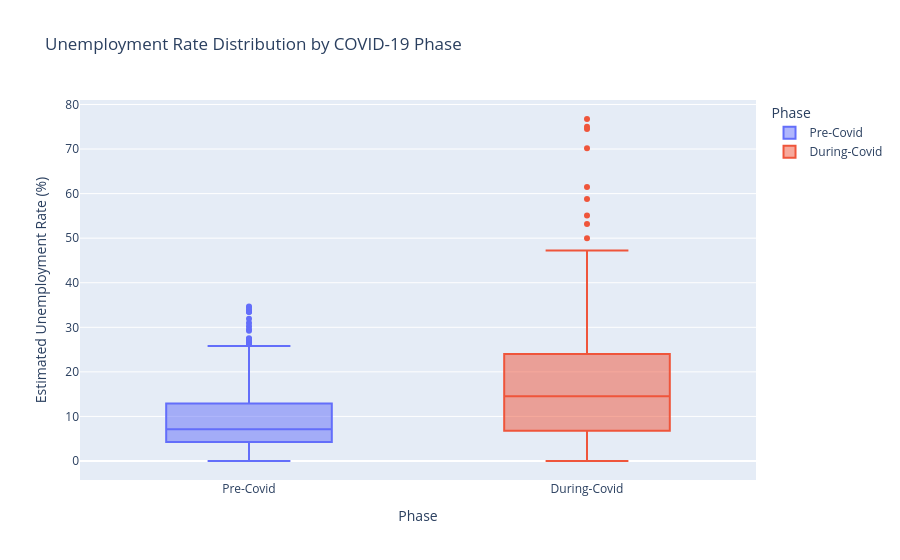

Notebook cell for this chart:
### Markdown cell above
## Step 7: COVID-19 Phase Analysis
Categorizing the data into Pre-Covid, During-Covid, and Post-Covid phases.

### Code cell
def get_phase(date):
    if date < pd.Timestamp('2020-03-01'):
        return 'Pre-Covid'
    elif date <= pd.Timestamp('2020-12-31'):
        return 'During-Covid'
    else:
        return 'Post-Covid'

df['Phase'] = df['Date'].apply(get_phase)

fig = px.box(df, x='Phase', y='Estimated Unemployment Rate (%)', color='Phase',
             title='Unemployment Rate Distribution by COVID-19 Phase',
             category_orders={'Phase': ['Pre-Covid', 'During-Covid', 'Post-Covid']})
fig.show()

print(df.groupby('Phase')['Estimated Unemployment Rate (%)'].describe())

### Figure 1 — Plotly figure (JSON) as saved in the notebook; plotly's stock layout.template omitted (floating-point values rounded to 4 significant figures; data arrays with more than 128 entries replaced by an {"elided": "..."} marker saying what was removed)
{"data": [{"alignmentgroup": "True", "hovertemplate": "Phase=%{x}<br>Estimated Unemployment Rate (%)=%{y}<extra></extra>", "legendgroup": "Pre-Covid", "marker": {"color": "#636efa"}, "name": "Pre-Covid", "notched": false, "offsetgroup": "Pre-Covid", "orientation": "v", "showlegend": true, "type": "box", "x": {"elided": "536 str values"}, "x0": " ", "xaxis": "x", "y": {"elided": "536 float values"}, "y0": " ", "yaxis": "y"}, {"alignmentgroup": "True", "hovertemplate": "Phase=%{x}<br>Estimated Unemployment Rate (%)=%{y}<extra></extra>", "legendgroup": "During-Covid", "marker": {"color": "#EF553B"}, "name": "During-Covid", "notched": false, "offsetgroup": "During-Covid", "orientation": "v", "showlegend": true, "type": "box", "x": {"elided": "204 str values"}, "x0": " ", "xaxis": "x", "y": {"elided": "204 float values"}, "y0": " ", "yaxis": "y"}], "layout": {"boxmode": "overlay", "legend": {"title": {"text": "Phase"}, "tracegroupgap": 0}, "title": {"text": "Unemployment Rate Distribution by COVID-19 Phase"}, "xaxis": {"anchor": "y", "categoryarray": ["Pre-Covid", "During-Covid", "Post-Covid"], "categoryorder": "array", "domain": [0, 1], "title": {"text": "Phase"}}, "yaxis": {"anchor": "x", "domain": [0, 1], "title": {"text": "Estimated Unemployment Rate (%)"}}}}
